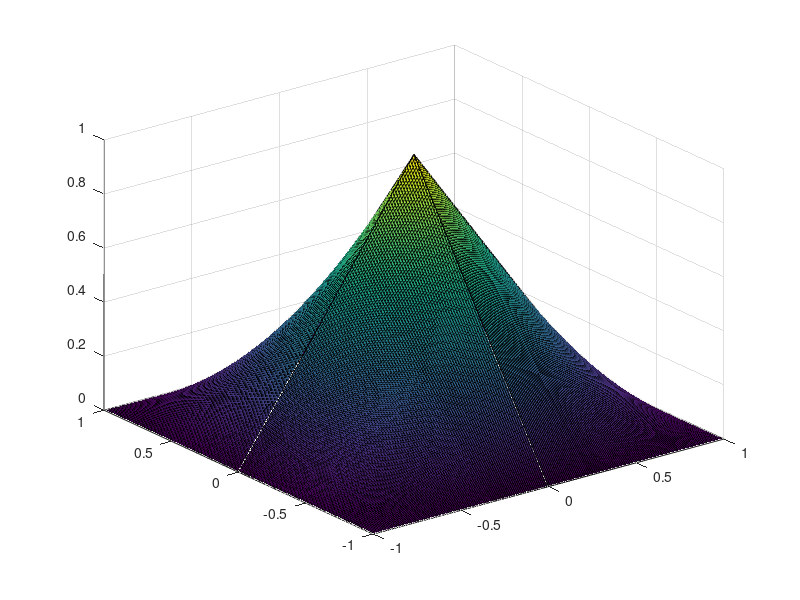

Recreate this plot in MATLAB.
x =linspace(0,1,100);
y=x;
[X,Y] = meshgrid(x,y);
Z=(1-X).*(1-Y);
surf(X,Y,Z)
hold on;
y=linspace(-1,0,100);
[X,Y] = meshgrid(x,y);
Z=(1-X).*(1+Y);
surf(X,Y,Z)
x=linspace(-1,0,100);
[X,Y] = meshgrid(x,y);
Z=(1+X).*(1+Y);
surf(X,Y,Z)
y=linspace(0,1,100);
[X,Y] = meshgrid(x,y);
Z=(1+X).*(1-Y);
surf(X,Y,Z)